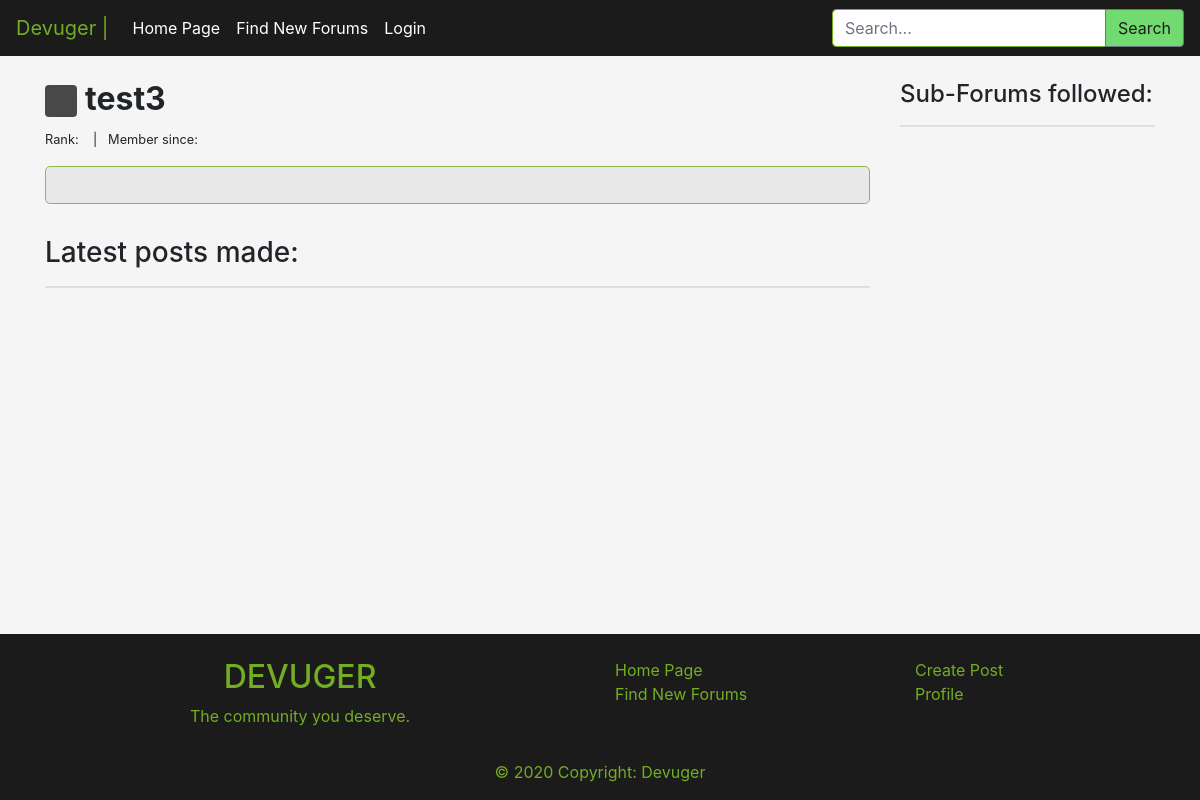
Before: /user.php?username=test3 with the older database file.
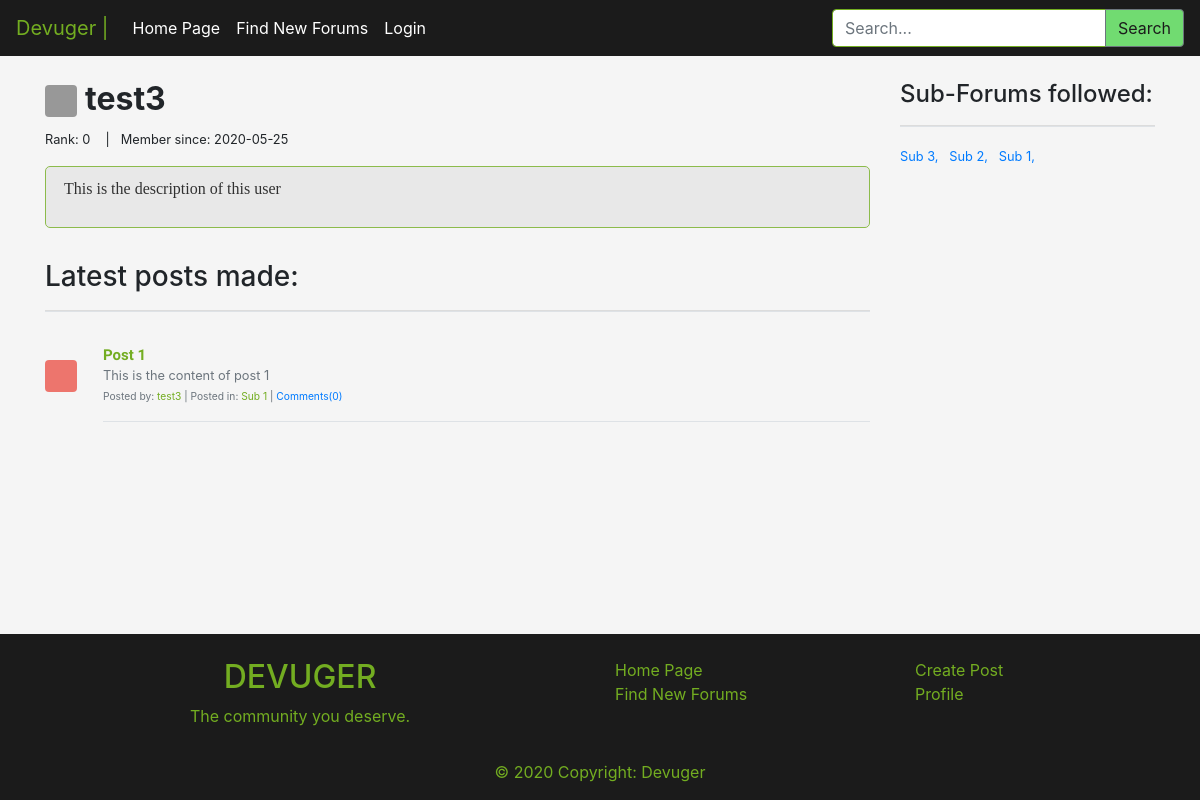
After: the same page with the newer database file.
### tables this page shows
CREATE TABLE users(
    id INT PRIMARY KEY AUTO_INCREMENT,
    username VARCHAR(60) UNIQUE,
    pass VARCHAR(255),
    email VARCHAR(255) UNIQUE,
    descp TEXT,
    color VARCHAR(20),
    creationDate DATE,
    uRank INT
);

CREATE TABLE posts(
    id INT PRIMARY KEY AUTO_INCREMENT,
    userId INT,
    subforumId INT,
    title VARCHAR(100),
    content LONGTEXT,
    uploadDate DATE,
    numComments INT,
    FOREIGN KEY (userId) REFERENCES users(id),
    FOREIGN KEY (subforumId) REFERENCES subforum(id)
);

CREATE TABLE subforum(
    id INT PRIMARY KEY AUTO_INCREMENT,
    sname VARCHAR(30) UNIQUE,
    descp TEXT,
    subscribers INT,
    color VARCHAR(20),
    numPosts INT,
    creationDate DATE,
    createdBy INT,
    rules TEXT,
    FOREIGN KEY (createdBy) REFERENCES users(id)
);

### user.php (the view, shortened to what this page needs)
<?php include('php/server.php'); ?>
<?php
$username = $_GET['username'];
$a = "SELECT * FROM users WHERE username = '$username'";
$r = mysqli_query($db, $a);
$rowd = mysqli_fetch_assoc($r);
$u_ID = $rowd['id'];
$u = $rowd['username'];
$descp = $rowd['descp'];
$color = $rowd['color'];
$creationDate = $rowd['creationDate'];
$userRank = $rowd['uRank'];
?>
<?php
if (isset($_GET['page_num']) && $_GET['page_num'] != "") {
	$page_num = $_GET['page_num'];
} else {
	$page_num = 1;
}
$total_posts_per_page = 5;
$offset = ($page_num - 1) * $total_posts_per_page;
?>
<?php include('php/updateProfileSettings.php'); ?>
<?php include('includes/header.php'); ?>
<main class="content-wrapper">
	<div class="container py-4">
		<div class="row">
			<div class="col-md-9">
				<h2><svg class="bd-placeholder-img mr-2 rounded" style="opacity: 0.7;filter: alpha(opacity=70);" width="32" height="32" xmlns="http://www.w3.org/2000/svg" preserveAspectRatio="xMidYMid slice" focusable="false" role="img" aria-label="">
						<title>Profile: <?php echo $username; ?></title>
						<rect width="100%" height="100%" fill="<?php echo $color; ?>" /><text x="50%" y="50%" fill="" dy=".3em"></text>
					</svg><b><?php echo $username; ?></b></h2>
				<small>Rank: <?php echo $userRank; ?></small>
				<small>&nbsp;&nbsp; | &nbsp;&nbsp;</small><small>Member since: <?php echo $creationDate; ?></small>
				<div class="descp py-3 mb-3">
					<div class="content-border">
						<p class="pl-2 content"><?php echo nl2br($descp); ?></p>
					</div>
				</div>
				<h3>Latest posts made:</h3>
				<hr class="border-bottom border-gray">
				<?php
				$query_get_user_posts = "SELECT * FROM posts WHERE userId = '$u_ID' ORDER BY id DESC LIMIT $offset, $total_posts_per_page";
				$get_user_posts = mysqli_query($db, $query_get_user_posts);
				if (mysqli_num_rows($get_user_posts) > 0) {
					while ($get_user_posts_row = mysqli_fetch_assoc($get_user_posts)) {
						$subforumId = $get_user_posts_row['subforumId'];
						$q2 = "SELECT * FROM subforum WHERE id = '$subforumId'";
						$rs = mysqli_query($db, $q2);
						$row2 = mysqli_fetch_assoc($rs);
						$sub_color = $row2['color'];
						$sub_name = $row2['sname'];
						echo
							'<article>
											<div class="media text-muted pt-3">
												<svg class="bd-placeholder-img mr-2 rounded mt-3" style="opacity: 0.7;filter: alpha(opacity=70);" width="32" height="32" xmlns="http://www.w3.org/2000/svg" preserveAspectRatio="xMidYMid slice" focusable="false" role="img" aria-label=""><title></title><rect width="100%" height="100%" fill="' . $sub_color . '"/><text x="50%" y="50%" fill="" dy=".3em"></text></svg>
												&nbsp;&nbsp;&nbsp;&nbsp;
												<div class="media-body">
													<a href="post.php?id=' . $get_user_posts_row['id'] . '&title=' . $get_user_posts_row['title'] . '"><p class="media-body pb-3 mb-0 small lh-125 border-bottom border-gray">
													<strong class="d-block text-gray-dark article-title">' . $get_user_posts_row['title'] . '</strong></a>' . strip_tags(mb_strimwidth($get_user_posts_row['content'], 0, 125, "..."), '<br/>') . '<br>
													<small>Posted by: <a class="article-b-links" href="user.php?username=' . $u . '">' . $u . '</a>&nbsp;|&nbsp;Posted in: <a class="article-b-links" href="sub.php?r=' . $sub_name . '">' . $sub_name . '</a>&nbsp;|&nbsp;<a href="post.php?id=' . $get_user_posts_row['id'] . '&title=' . $get_user_posts_row['title'] . '#comments-seccion">Comments(' . $get_user_posts_row['numComments'] . ')</a></small></p>
												</div>
											</div>
										</article>';
					}
				}
				?>
			</div>
			<div class="col-md-3">
				<h4>Sub-Forums followed:</h4>
				<hr class="border-bottom border-gray">
				<?php
				$query_get_followed_forums = "SELECT * FROM subforum WHERE id IN (SELECT subId FROM subscriptions WHERE userId = '$u_ID') ORDER BY id DESC";
				$get_user_followed_forums = mysqli_query($db, $query_get_followed_forums);
				if (mysqli_num_rows($get_user_followed_forums) > 0) {
					while ($get_user_followed_forums_rows = mysqli_fetch_assoc($get_user_followed_forums)) {
						echo '<small><a class="followed-subs" href="sub.php?r=' . $get_user_followed_forums_rows['sname'] . '">' . $get_user_followed_forums_rows['sname'] . ',&nbsp;&nbsp;&nbsp;</a></small>';
					}
				}
				?>
			</div>
		</div>
	</div>
</main>
<?php include('includes/footer.php'); ?>

Changed rows visible on the page:
added users: uRank "0", creationDate "2020-05-25", descp "This is the description of this user"
added posts: title "Post 1", content "This is the content of post 1", userId.username "test3", subforumId.sname "Sub 1", numComments "0"
added subforum: sname "Sub 3"
added subforum: sname "Sub 2"
added subforum: sname "Sub 1"
